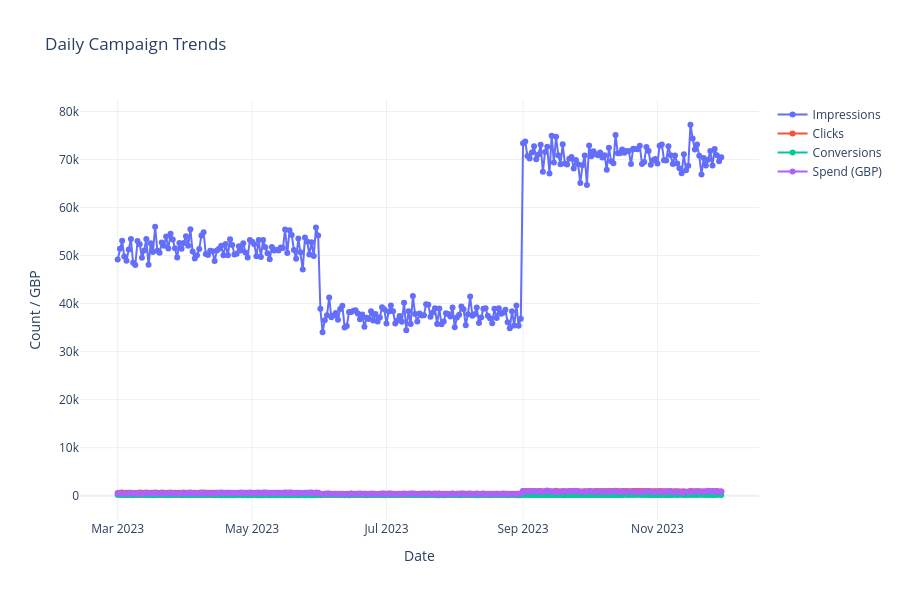

Notebook code for this chart:
### Markdown cell above
## Time Series: Trends over time
Show daily/weekly trends for Impressions, Clicks, Conversions, Spend — use Plotly for interactivity and Matplotlib for static snapshot.

### Code cell
# Aggregate by Date (daily)
ts = df.groupby('Date').agg({
    'Impressions': 'sum',
    'Clicks': 'sum',
    'Conversions': 'sum',
    'Spend, GBP': 'sum'
}).reset_index()

# Plotly interactive multi-line
fig_ts = go.Figure()
fig_ts.add_trace(go.Scatter(x=ts['Date'], y=ts['Impressions'], mode='lines+markers', name='Impressions'))
fig_ts.add_trace(go.Scatter(x=ts['Date'], y=ts['Clicks'], mode='lines+markers', name='Clicks'))
fig_ts.add_trace(go.Scatter(x=ts['Date'], y=ts['Conversions'], mode='lines+markers', name='Conversions'))
fig_ts.add_trace(go.Scatter(x=ts['Date'], y=ts['Spend, GBP'], mode='lines+markers', name='Spend (GBP)'))
fig_ts.update_layout(title='Daily Campaign Trends', xaxis_title='Date', yaxis_title='Count / GBP', template='plotly_white', height=600)
fig_ts.show()

# Static Matplotlib snapshot (weekly sums)
ts_week = ts.set_index('Date').resample('W').sum()
plt.figure(figsize=(10,5))
# plt.plot(ts_week.index, ts_week['Impressions'], label='Impressions')
plt.plot(ts_week.index, ts_week['Clicks'], label='Clicks')
plt.plot(ts_week.index, ts_week['Conversions'], label='Conversions')
plt.legend()
plt.title('Weekly Campaign Snapshot')
plt.tight_layout()
plt.show()

### Figure 1 — Plotly figure (JSON) as saved in the notebook; plotly's stock layout.template omitted (floating-point values rounded to 4 significant figures; data arrays with more than 128 entries replaced by an {"elided": "..."} marker saying what was removed)
{"data": [{"mode": "lines+markers", "name": "Impressions", "type": "scatter", "x": {"elided": "275 str values"}, "y": {"elided": "275 float values"}}, {"mode": "lines+markers", "name": "Clicks", "type": "scatter", "x": {"elided": "275 str values"}, "y": {"elided": "275 float values"}}, {"mode": "lines+markers", "name": "Conversions", "type": "scatter", "x": {"elided": "275 str values"}, "y": {"elided": "275 int values"}}, {"mode": "lines+markers", "name": "Spend (GBP)", "type": "scatter", "x": {"elided": "275 str values"}, "y": {"elided": "275 float values"}}], "layout": {"height": 600, "title": {"text": "Daily Campaign Trends"}, "xaxis": {"title": {"text": "Date"}}, "yaxis": {"title": {"text": "Count / GBP"}}}}
